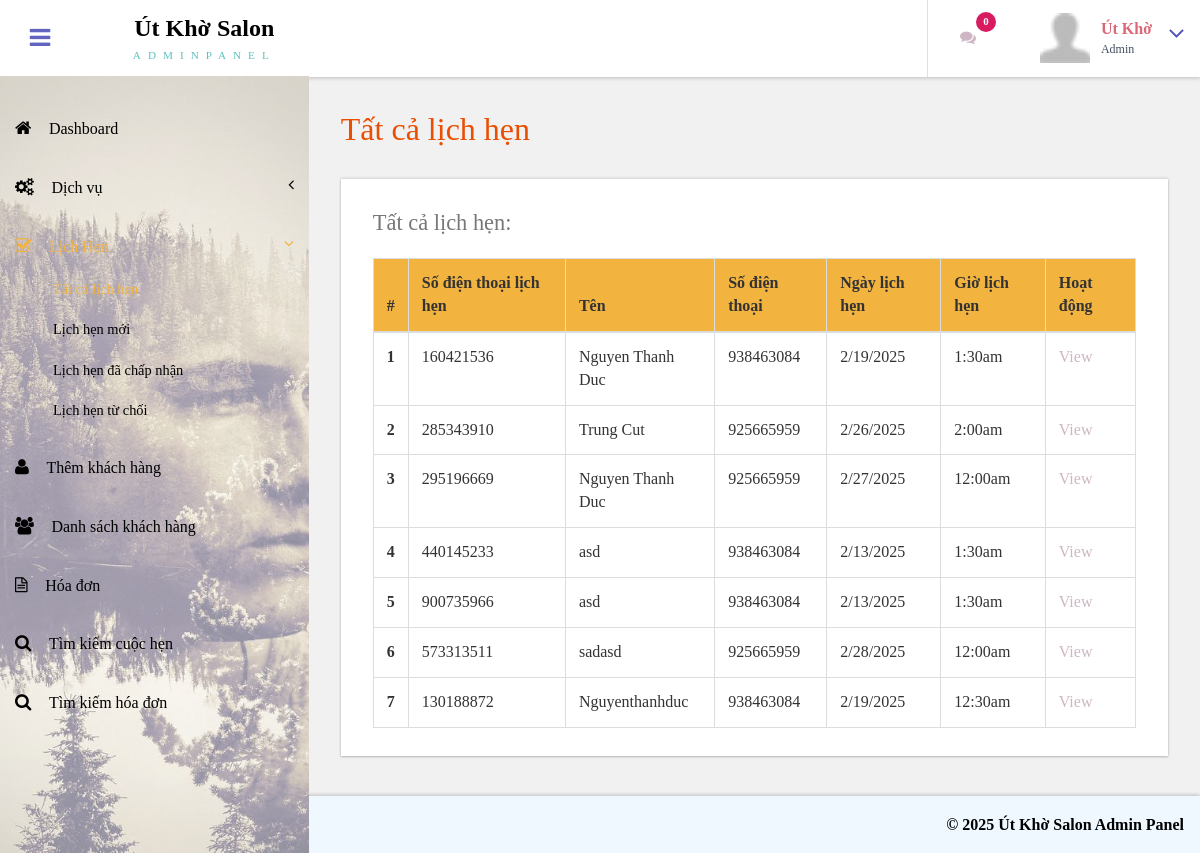
Page /admin/all-appointment.php (signed in) on the committed database.
### tables this page shows
CREATE TABLE `tblappointment` (
  `ID` int(10) NOT NULL,
  `AptNumber` varchar(80) DEFAULT NULL,
  `Name` varchar(120) DEFAULT NULL,
  `Email` varchar(120) DEFAULT NULL,
  `PhoneNumber` bigint(11) DEFAULT NULL,
  `AptDate` varchar(120) DEFAULT NULL,
  `AptTime` varchar(120) DEFAULT NULL,
  `Services` varchar(120) DEFAULT NULL,
  `ApplyDate` timestamp NULL DEFAULT current_timestamp(),
  `Remark` varchar(250) DEFAULT NULL,
  `Status` varchar(50) DEFAULT NULL,
  `RemarkDate` timestamp NOT NULL DEFAULT current_timestamp() ON UPDATE current_timestamp()
);

### admin/all-appointment.php (the view, shortened to what this page needs)
<?php
include('includes/dbconnection.php');
if (strlen($_SESSION['bpmsaid']==0)) {
  header('location:logout.php');
  } else{
  ?>
<!DOCTYPE HTML>
<html>
<head>
<link href="css/bootstrap.css" rel='stylesheet' type='text/css' />
<link href="css/style.css" rel='stylesheet' type='text/css' />
<link href="css/font-awesome.css" rel="stylesheet">
<link href="css/animate.css" rel="stylesheet" type="text/css" media="all">
<link href="css/custom.css" rel="stylesheet">
</head>
<body class="cbp-spmenu-push">
	<div class="main-content">
		 <?php include_once('includes/sidebar.php');?>
		 <?php include_once('includes/header.php');?>
		<div id="page-wrapper">
			<div class="main-page">
				<div class="tables">
					<h3 class="title1">Tất cả lịch hẹn</h3>
					<div class="table-responsive bs-example widget-shadow">
						<h4>Tất cả lịch hẹn:</h4>
						<table class="table table-bordered"> <thead style="background-color: #f2b33f;"> <tr> <th>#</th> <th> Số điện thoại lịch hẹn</th> <th>Tên</th><th>Số điện thoại</th> <th>Ngày lịch hẹn</th><th>Giờ lịch hẹn</th><th>Hoạt động</th> </tr> </thead> <tbody>
<?php
$ret=mysqli_query($con,"select *from  tblappointment");
$cnt=1;
while ($row=mysqli_fetch_array($ret)) {
?>
						 <tr> <th scope="row"><?php echo $cnt;?></th> <td><?php  echo $row['AptNumber'];?></td> <td><?php  echo $row['Name'];?></td><td><?php  echo $row['PhoneNumber'];?></td><td><?php  echo $row['AptDate'];?></td> <td><?php  echo $row['AptTime'];?></td> <td><a href="view-appointment.php?viewid=<?php echo $row['ID'];?>">View</a></td> </tr>   <?php
$cnt=$cnt+1;
}?></tbody> </table>
					</div>
				</div>
			</div>
		</div>
		 <?php include_once('includes/footer.php');?>
	</div>
</body>
</html>
<?php }  ?>

### admin/includes/header.php (shortened to what this page needs)
<div class="sticky-header header-section ">
      <div class="header-left">
        <button id="showLeftPush"><i class="fa fa-bars"></i></button>
        <div class="logo">
          <a href="index.php">
            <h1>Út Khờ Salon</h1>
            <span>ADMINPANEL</span>
          </a>
        </div>
      </div>
      <div class="header-right">
        <div class="profile_details_left">
          <ul class="nofitications-dropdown">
            <?php
$ret1=mysqli_query($con,"select ID,Name from  tblappointment where Status=''");
$num=mysqli_num_rows($ret1);
?>
            <li class="dropdown head-dpdn">
              <a href="#" class="dropdown-toggle" data-toggle="dropdown" aria-expanded="false"><i class="fa fa-comments"></i><span class="badge blue"><?php echo $num;?></span></a>
            </li>
          </ul>
          <div class="clearfix"> </div>
        </div>
        <div class="profile_details">
        <?php
$adid=$_SESSION['bpmsaid'];
$ret=mysqli_query($con,"select AdminName from tbladmin where ID='$adid'");
$row=mysqli_fetch_array($ret);
$name=$row['AdminName'];
?>
          <ul>
            <li class="dropdown profile_details_drop">
              <a href="#" class="dropdown-toggle" data-toggle="dropdown" aria-expanded="false">
                <div class="profile_img">
                  <span class="prfil-img"><img src="images/user.png" alt="" width="50" height="50"> </span>
                  <div class="user-name">
                    <p style="font-weight: bold;"><?php echo $name; ?></p>
                    <span>Admin</span>
                  </div>
                  <i class="fa fa-angle-down lnr"></i>
                  <div class="clearfix"></div>
                </div>
              </a>
            </li>
          </ul>
        </div>
      </div>
      <div class="clearfix"> </div>
    </div>

### admin/css/style.css (style rules this page uses)
h4, h5, h6, h1, h2, h3 { margin: 0; }
ul, ol { margin: 0; }
p { margin: 0; }
html, body { font-family: 'Dancing Script', cursive; font-size: 100%; overflow-x: hidden; background: #ffffff; }
body a { transition: 0.5s all ease; -webkit-transition: 0.5s all ease; -moz-transition: 0.5s all ease; -o-transition: 0.5s all ease; -ms-transition: 0.5s all ease; text-decoration:none; }
h1,h2,h3,h4,h5,h6 { margin:0; }
p { margin:0; }
ul,label { margin:0; padding:0; }
.main-content { position: relative; }
.sticky-header { position: fixed; top: 0; left:0px; width: 100%; z-index: 100; }
.header-section { background:#FFF; box-shadow: 1px 1px 4px rgba(0, 0, 0, 0.21); -webkit-box-shadow: 1px 1px 4px rgba(0, 0, 0, 0.21); -moz-box-shadow: 1px 1px 4px rgba(0, 0, 0, 0.21); -o-box-shadow: 1px 1px 4px rgba(0, 0, 0, 0.21); }
.header-section::after { clear: both; display: block; content: ''; }
.header-left { float: left; width: 45%; }
.header-right { float: right; }
button#showLeftPush { font-size: 1.5em; width: 80px; padding: 0.87em 0; text-align: center; cursor: pointer; float: left; color: #6F6F6F; -moz-transition: all 0.2s ease-out 0s; -webkit-transition: all 0.2s ease-out 0s; transition: all 0.2s ease-out 0s; border: none; background-color: #fff; outline:none; }
.cbp-spmenu-push { overflow-x: hidden; position: relative; }
.cbp-spmenu, .cbp-spmenu-push { -webkit-transition: all 0.3s ease; -moz-transition: all 0.3s ease; transition: all 0.3s ease; }
.cbp-spmenu-push div#page-wrapper { margin: 0 0 0 19.3em; transition:.5s all; -webkit-transition:.5s all; -moz-transition:.5s all; }
.fa { display: inline-block; font-family: FontAwesome; font-style: normal; font-weight: normal; line-height: 1; -webkit-font-smoothing: antialiased; -moz-osx-font-smoothing: grayscale; }
.logo { background: #ffffff; text-align: center; float: left; }
.logo a { padding: 0.9em 3.3em .7em; display: block; text-decoration: none; }
.logo a h1 { color: #000000; font-size: 1.5em; line-height: 1.2em; font-weight: 700; }
.logo a span { color: #5dc1bd; font-size: .7em; text-align: center; letter-spacing: 7px; }
.profile_details_left { float: left; }
li.dropdown.head-dpdn { display: inline-block; padding: 1.7em 0; border-left: 1px solid #E0E0E0; float: left; }
li.dropdown.head-dpdn a.dropdown-toggle { padding: 1.7em 2em; }
.header-right span.badge { font-size: 11px; font-weight: bold; color: #FFF; background: #8BC34A; line-height: 15px; width: 20px; height: 20px; border-radius: 2em; -webkit-border-radius: 2em; -moz-border-radius: 2em; -o-border-radius: 2em; text-align: center; display: inline-block; position: absolute; top: 16%; padding: 2px 0 0; }
.header-right span.blue { background-color:#D81B60; }
.profile_details { float: right; }
.profile_details_drop a.dropdown-toggle { display:block; padding: 0.8em 3em 0 2em; }
.profile_img span.prfil-img { float:left; }
.user-name { float:left; margin-top:8px; margin-left:11px; height:35px; }
.profile_details ul li { list-style-type:none; position:relative; }
.profile_details li a i.fa.lnr { position: absolute; top: 34%; right: 8%; color: #4F52BA; font-size: 1.6em; }
.user-name p { font-size:1em; color:#DD6777; line-height:1em; font-weight:700; }
.user-name span { font-size: .75em; font-weight:bolder; color: #424f63; font-weight: normal; margin-top: .3em; }
.widget-shadow { background-color: #fff; box-shadow: 0 -1px 3px rgba(0,0,0,.12),0 1px 2px rgba(0,0,0,.24); -webkit-box-shadow: 0 -1px 3px rgba(0,0,0,.12),0 1px 2px rgba(0,0,0,.24); -moz-box-shadow: 0 -1px 3px rgba(0,0,0,.12),0 1px 2px rgba(0,0,0,.24); }
h3.title1 { font-size: 2em; color: #e94e02; margin-bottom: 0.8em; }
.table > thead > tr > th, .table > tbody > tr > th, .table > tfoot > tr > th, .table > thead > tr > td, .table > tbody > tr > td, .table > tfoot > tr > td { border-top: none; }
.tables h4 { font-size: 1.4em; margin-bottom: 1em; color: #777777; }
.tables .panel-body ,.tables .bs-example { padding: 2em 2em 0.5em; }
.tables .table > thead > tr > th, .tables .table > tbody > tr > th, .tables .table > tfoot > tr > th, .tables .table > thead > tr > td, .tables .table > tbody > tr > td, .tables .table > tfoot > tr > td { padding: 13px; border-top: 1px solid #E0E0E0; }
.bs-example { margin-top: 2em; }

### admin/css/custom.css (style rules this page uses)
#page-wrapper { padding:7em 2em 2.5em; background-color: #F1F1F1; }

### rows in the picture
tblappointment: AptNumber "160421536", Name "Nguyen Thanh Duc", PhoneNumber "938463084", AptDate "2/19/2025", AptTime "1:30am"
tblappointment: AptNumber "285343910", Name "Trung Cut", PhoneNumber "925665959", AptDate "2/26/2025", AptTime "2:00am"
tblappointment: AptNumber "295196669", Name "Nguyen Thanh Duc", PhoneNumber "925665959", AptDate "2/27/2025", AptTime "12:00am"
tblappointment: AptNumber "440145233", Name "asd", PhoneNumber "938463084", AptDate "2/13/2025", AptTime "1:30am"
tblappointment: AptNumber "900735966", Name "asd", PhoneNumber "938463084", AptDate "2/13/2025", AptTime "1:30am"
tblappointment: AptNumber "573313511", Name "sadasd", PhoneNumber "925665959", AptDate "2/28/2025", AptTime "12:00am"
tblappointment: AptNumber "130188872", Name "Nguyenthanhduc", PhoneNumber "938463084", AptDate "2/19/2025", AptTime "12:30am"

### other values in the picture
$num "0"
$name "Út Khờ"
